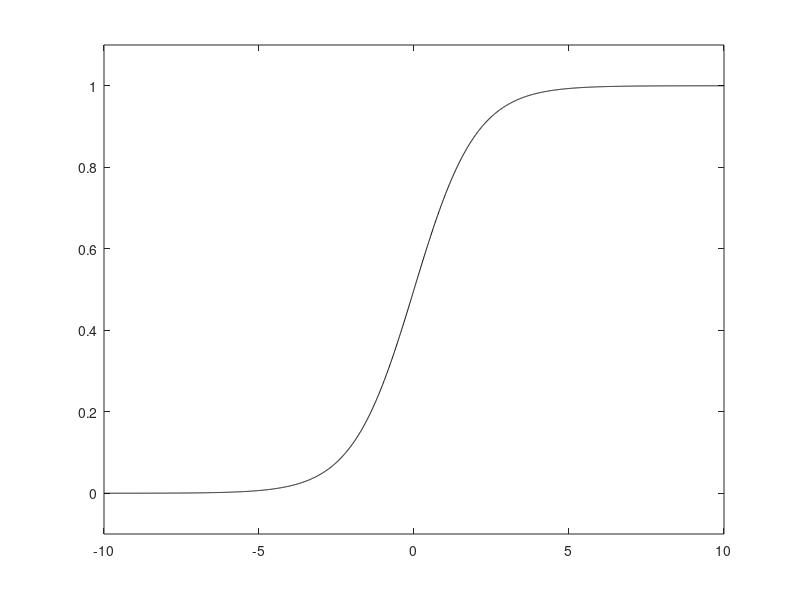

The MATLAB script that drew this image:
clear all;
clc;
%% sigmoid
x = (-10:0.01:10);
y = zeros(1,2001);
for i = 1:2001
    y(1, i) = 1 / (1 + exp (-x(1, i)));
end

plot(x, y, 'color',[0,0,0]);
axis([-10 10 -0.1 1.1]);